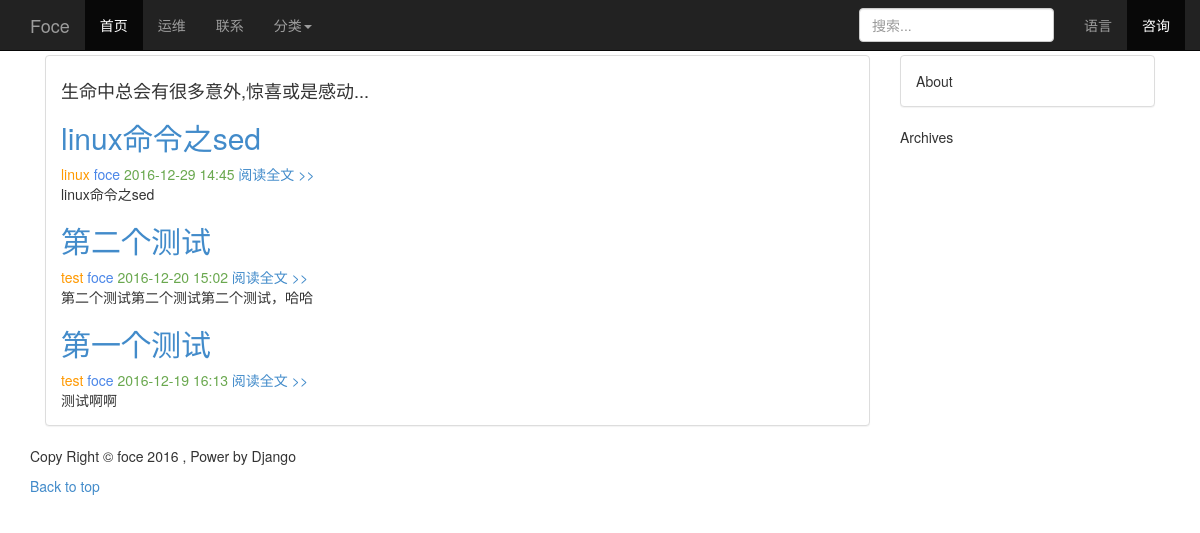
The app's page /, older data.
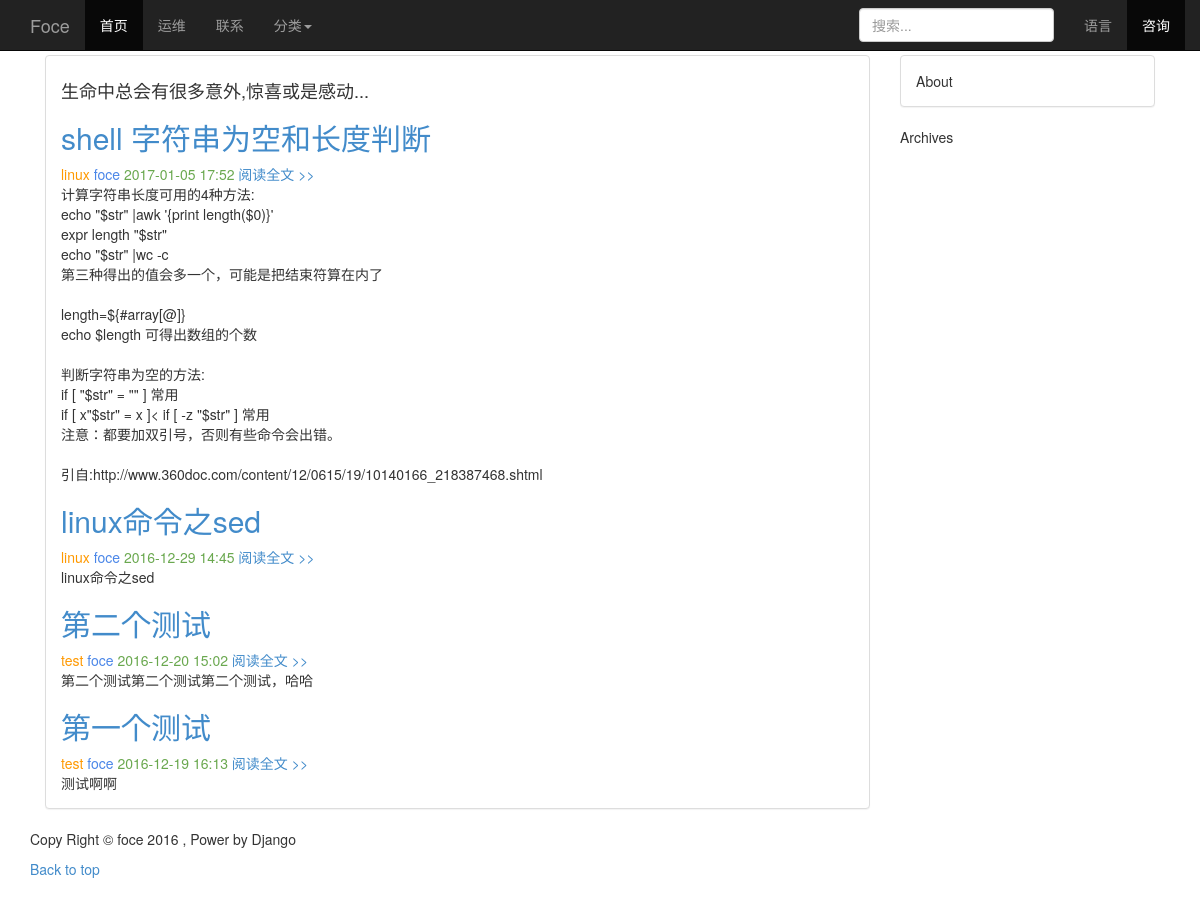
The same page, newer data.
### blog/models.py (models this page shows, shortened)
class Blog(models.Model):
    id = models.AutoField(auto_created=True,primary_key=True,serialize=False)
    title = models.CharField(max_length=32)
    author = models.ForeignKey(Author)
    content = models.TextField()
    created = models.DateTimeField(auto_now_add=True)
    category = models.ForeignKey(Category)
    tags = models.ManyToManyField(Tag)

class Category(models.Model):
    name = models.CharField(max_length=16)

class Author(models.Model):
    name = models.CharField(max_length=30)
    phone = models.CharField(max_length=11)
    email = models.EmailField(blank=True)
    def __unicode__(self):
        return u'%s' %(self.name)

### blog/views.py (the view)
# urls.py: url(r'^$', get_blogs,name='get_blogs'),
def get_blogs(request):
	blog_s = {
		'blog_s': Blog.objects.all().order_by('-created')
	}
	return render(request, 'blog.html', blog_s)

### blog/templates/blog.html (shortened to what this page needs)
{% extends "blog-base.html" %}
{% block article %}
{% autoescape off %}
    <p><h4>生命中总会有很多意外,惊喜或是感动...</h4></p>
    <article class='content-main'>
        {% for blog in blog_s %}
            <div class="blog">
                <div class="modal-title">
                    <a href="{% url 'blog_get_detail' blog.id %}" style="width:50%;overflow:hidden;text-overflow:ellipsis"><h2>{{ blog.title }}</h2></a>
                </div>
                <div class="info">
                    <span class="category" style="color: #ff9900;">{{ blog.category.name }}</span>
                    <span class="author" style="color: #4a86e8">{{ blog.author }}</span>
                    <span class="created" style="color: #6aa84f">{{ blog.created|date:"Y-m-d H:i" }}</span>
                    <span><a href="{% url 'blog_get_detail' blog.id %}"> 阅读全文 >></a></span>
                </div>
                <div class="summary">
                    {{ blog.content|truncatewords:100 }}
                </div>
            </div>
        {% endfor %}
    </article>
{% endautoescape %}
{% endblock %}

Row changes from the older to the newer data that the page shows:
added Blog: title "shell 字符串为空和长度判断", category.name "linux", author "foce", created "2017-01-05 17:52", content "计算字符串长度可用的4种方法: echo \"$str\" |awk '{print length($0)}' expr length \"$str\" echo \"$str\" |wc -c 第三种得出的值会多一个，可能是把结束符算在内了 length=${#array[@]} echo $length 可得出数组的个数 判断字符串为空的方法: if [ \"$str\" = \"\" ] 常用 if [ x\"$str\" = x ]< if [ -z \"$str\" ] 常用 注意：都要加双引号，否则有些命令会出错。 引自:http://www.360doc.com/content/12/0615/19/10140166_218387468.shtml"
